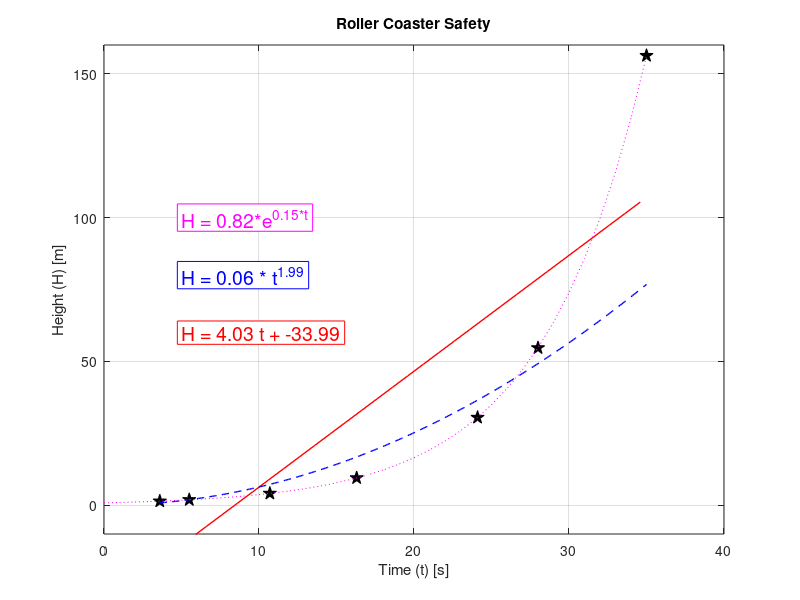

The MATLAB script that drew this image:
clear
clc
close all

t = [3.6 5.5 10.7 16.3 24.1 28 35]; 
H = [1.4 1.9 4.1 9.5 30.5 54.7 156.3];

%Goodness of fit
%Gof = fit(t,H,'poly2');

figure(1)
plot(t,H,'pk','MarkerFaceColor','k','MarkerSize',10)
axis([0 40 -10 160])
title('Roller Coaster Safety')
xlabel('Time (t) [s]')
ylabel('Height (H) [m]')
grid

%Linear fit
Linear_Fit = polyfit(t,H,1);
m = Linear_Fit(1);
b = Linear_Fit(2);

xline = (min(t):max(t));
yline = m * xline + b; % y = mx + b
% Add theoretical data series to graph
hold on
plot(xline,yline,'-r','LineWidth',1)


line_Label = sprintf('H = %0.2f t + %0.2f',m,b);
text(5,60,line_Label,'BackgroundColor','w','Color','r','EdgeColor','r','FontSize',14)


%Powerfit
power_Fit = polyfit(log10(t),log10(H),1);
m = power_Fit(1);
b = 10^power_Fit(2);

xmin = min(t);
xmax = max(t);

xpower = (xmin:0.1:xmax);
ypower = b * xpower.^m;

hold on
plot(xpower,ypower,'--b','LineWidth',1)

power_label = sprintf('H = %0.2f * t^{%0.2f}',b,m);
text(5,80,power_label,'BackgroundColor','w','Color','b','EdgeColor','b','FontSize',14)

%Exponential fit

exp_fit = polyfit(t,log(H),1);
m = exp_fit(1);
b = exp(exp_fit(2));

xexp = (0:35);
yexp = b * exp(m*xexp);

hold on
plot(xexp,yexp,':m','markersize',14)

exp_Label = sprintf('H = %0.2f*e^{%0.2f*t}',b,m);
text(5,100,exp_Label,'BackgroundColor','w','Color','m','EdgeColor','m','FontSize',14)



